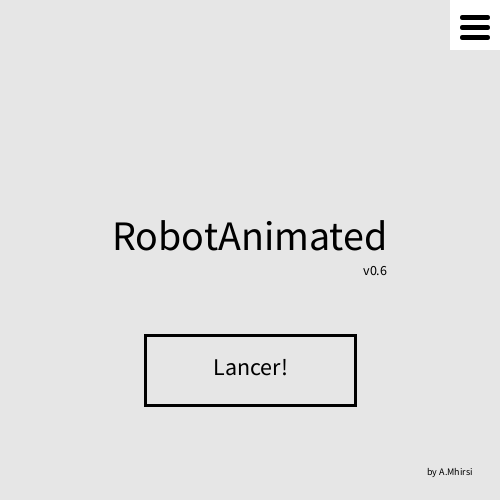
Frame 1 (no input)
Frame 60 (the mouse pressed at the canvas centre just before this capture): identical to frame 1, image omitted
Frame 120 (the mouse held since frame 60 and released just before this capture): identical to frame 1, image omitted

The Processing sketch that drew this single still picture (run headless with seeded random() and noise(); from frame 60 on, the mouse is pressed at the canvas centre):

// Processing sketch: RobotAnimated_v0_1
// ── RobotAnimated_v0_1.pde
// by Aziz M'HIRSI


//Classe
Dessin dessin;
Ester_egg ester;
Fonction fonct;
Menu menu;
Parametre param;



void setup() {

  size(500, 500);
  frameRate(60);
  
  param = new Parametre();
  dessin = new Dessin();
  fonct = new Fonction();
  menu = new Menu();
  
  param.xPosRobot = random(param.HitBox, width - param.HitBox);
  param.yPosRobot = random(param.HitBox, height - param.HitBox);
  menu.menuStart();
}


void draw() {
  if (param.menu == 1) {

    menu.menuStart();
  } else if (param.menu == 2) {

    menu.menuOption();
  } else {

    background(255);
    fonct.folieBg();
    fonct.optionDeDeplacement();
    menu.pause();
    stroke(2);

    if (param.ChoixRobot == 0) {

      dessin.r2d2();
    } else if (param.ChoixRobot == 1) {

      dessin.android();
    } else if (param.ChoixRobot == 2) {

      dessin.alienRand();
    } else {

      menu.error();
    }
  }
}



void mousePressed() {
  if (param.menu == 1) {

    cursor(ARROW);
    param.curseur = 1;

    if (mouseX > 450 && mouseX < 500 && mouseY < 50 && mouseY > 0 ) {

      param.menu = 2;
    } else if (mouseX > 145 && mouseX < 355 && mouseY < 405 && mouseY > 335) {

      param.menu = 0;
    }
  } else if (param.menu == 2) {

    if (mouseY > 140 && mouseY < 170) {

      if (mouseX > 75 && mouseX < 175) {

        menu.optionBouton1 = 200;
        menu.optionBouton2 = 255;
        menu.optionBouton3 = 255;
      } else if (mouseX > 200 && mouseX < 300) {

        menu.optionBouton1 = 255;
        menu.optionBouton2 = 200;
        menu.optionBouton3 = 255;
      } else if (mouseX > 325 && mouseX < 425) {

        menu.optionBouton1 = 255;
        menu.optionBouton2 = 255;
        menu.optionBouton3 = 200;
      }
    } else if (mouseY > 215 && mouseY < 245) {

      if (mouseX > 75 && mouseX < 175) {

        param.ChoixRobot = 0;
        menu.optionBouton4 = 200;
        menu.optionBouton5 = 255;
        menu.optionBouton6 = 255;
      } else if (mouseX > 200 && mouseX < 300) {

        param.ChoixRobot = 1;
        menu.optionBouton4 = 255;
        menu.optionBouton5 = 200;
        menu.optionBouton6 = 255;
      } else if (mouseX > 325 && mouseX < 425) {

        param.ChoixRobot = 2;
        menu.optionBouton4 = 255;
        menu.optionBouton5 = 255;
        menu.optionBouton6 = 200;
      }
    } else if (mouseY > 290 && mouseY < 320) {

      if (mouseX > 75 && mouseX < 175) {

        param.vDepla =1;
        menu.optionBouton7 = 200;
        menu.optionBouton8 = 255;
        menu.optionBouton9 = 255;
      } else if (mouseX > 200 && mouseX < 300) {

        param.vDepla =2;
        menu.optionBouton7 = 255;
        menu.optionBouton8 = 200;
        menu.optionBouton9 = 255;
      } else if (mouseX > 325 && mouseX < 425) {

        param.vDepla =5;
        menu.optionBouton7 = 255;
        menu.optionBouton8 = 255;
        menu.optionBouton9 = 200;
      }
    } else if (mouseY > 365 && mouseY < 395) {

      if (mouseX > 75 && mouseX < 175) {

        param.ModeDeSuivi = 0;
        menu.optionBouton10 = 200;
        menu.optionBouton11 = 255;
        menu.optionBouton12 = 255;
      } else if (mouseX > 200 && mouseX < 300) {

        param.ModeDeSuivi = 1;
        menu.optionBouton10 = 255;
        menu.optionBouton11 = 200;
        menu.optionBouton12 = 255;
      } else if (mouseX > 325 && mouseX < 425) {

        param.ModeDeSuivi = 2;
        menu.optionBouton10 = 255;
        menu.optionBouton11 = 255;
        menu.optionBouton12 = 200;
      }
    } else if (mouseY < 470 && mouseX < 355 && mouseY > 420 && mouseX > 145) {

      param.menu = 1;
      param.xOptionMouv = 0;
    }
  } else if (param.menu == 0 && param.curseur == 1) {

    noCursor();
    param.curseur = 0;
  } else {

    cursor(ARROW);
    param.curseur = 1;
  }
}



//Key Mapping
void keyPressed() {
  if (key == 's' || key == 'S') {       // Start and Stop

    if (param.ledStart == 0) {

      param.ledStart = 1;
      println("startup initiated...");
      println("Hello");
      param.curseur = 1;
      mousePressed();
      loop();
    } else {

      param.ledStart = 0;
      println("Shutdown...");
      param.curseur = 0;
      mousePressed();
      param.aie = 0;
      param.eye = 0;
      noLoop();
      draw();
    }
  } else if (key == 'p' || key == 'P' ) {       // Pause

    param.menu = 1;
    param.tuto = 0;
  } else if (key == CODED && param.ModeDeSuivi == 1) {        //Clavier 

    if (keyCode == UP) {

      param.yPosRobot -= param.vDepla*5 ;
    } else if (keyCode == DOWN) {

      param.yPosRobot += param.vDepla*5;
    } else if (keyCode == RIGHT) {

      param.xPosRobot += param.vDepla*5;
    } else if (keyCode == LEFT) {

      param.xPosRobot -= param.vDepla*5;
    }
  } else { 

    if (param.ledStart == 1) {
      println("Aie, cela fait mal!");
      param.aie++;
      fonct.folie();
    }
  }
}
// ── Dessin.pde
class Dessin 
{
  float x, y;
  int t;
  int alienMvt ;

  Dessin() 
  {
    this.x = param.xPosRobot;
    this.y = param.yPosRobot;
    this.t = param.t;
  }

  // Dessin R2D2
  void r2d2() {

    // le corps
    fill(200);
    rect(x -40, y -40, 80, 80);

    // les roues
    fill(20);
    ellipseMode(CORNER);
    ellipse(x -58, y +63, 16, 16);
    ellipse(x +42, y +63, 16, 16);
    fill(200);
    rect(x -60, y -20, 20, 90);
    rect(x +40, y -20, 20, 90);

    // la tête
    noFill();
    ellipseMode(CORNER);
    arc(x -40, y -80, 80, 80, PI, TWO_PI);
    fill(200);
    arc(x -20, y -60, 40, 40, PI, TWO_PI);

    // la caméra
    fill(param.eye, 0, 0);
    ellipseMode(CENTER);
    ellipse(x, y -50, 10, 10);

    // l'antenne
    line(param.xPrevPosRobot -40, param.yPrevPosRobot -80, x -40, y -40);

    // deco
    fill(220);
    strokeWeight(2);
    line(x -20, y -30, x +40, y -30);
    strokeWeight(1);
    rect(x -40, y -10, 30, 10);
    rect(x -10, y +05, 50, 10);  
    line(x -60, y, x -40, y);
    line(x +40, y, x +60, y);

    // led
    if (param.ledStart == 1) {

      fill( random(255), random(255), random(255));
      rect(x +10, y -20, 10, 10); 
      fill( random(255), random(255), random(255));
      rect(x +25, y -20, 10, 10);
      fill( random(255), random(255), random(255));
      rect(x -25, y +25, 10, 10);
    } else {

      fill(0, 0, 0);
      rect(x +10, y -20, 10, 10);
      fill(0, 0, 0);
      rect(x +25, y -20, 10, 10);
      fill(0, 0, 0);
      rect(x -25, y +25, 10, 10);
      param.ledTime = 0;
    }
  }

  // Dessin Android
  void android() {

    noStroke();
    rectMode(CENTER);
    fill(153, 205, 0);

    //Legs
    rect(x-20, y+40, 10, 40);
    rect(x+20, y+40, 10, 40);
    arc(x+20, y+60, 10, 10, 0, PI, PIE);
    arc(x-20, y+60, 10, 10, 0, PI, PIE);

    //Arms
    rect(x-55, y, 10, 50, 10, 10, 10, 10);
    rect(x+55, y, 10, 50, 10, 10, 10, 10);

    //Corps
    rect(x, y+5, 80, 65, 0, 0, 10, 10);

    //Head
    arc(x, y-35, 80, 65, PI, TWO_PI, CHORD);
    quad(x+19, y-60, x+26, y-75, x+28, y-75, x+21, y-60);
    quad(x-19, y-60, x-26, y-75, x-28, y-75, x-21, y-60);
    fill(param.eye, 0, 0);
    ellipse(x+17, y-50, 10, 10);
    ellipse(x-17, y-50, 10, 10);
  }

  void alien1() {
    background(0);
    noStroke();
    rectMode(CENTER);
    rect(x, y, 7*t, 4*t);
    rect(x+3*t, y+2.5*t, t, t);
    rect(x-3*t, y+2.5*t, t, t);
    rect(x+3*t, y-3.5*t, t, t);
    rect(x-3*t, y-3.5*t, t, t);
    rect(x+2*t, y-2.5*t, t, t);
    rect(x-2*t, y-2.5*t, t, t);
    fill(0);
    rect(x+2*t, y-0.5*t, t, t);
    rect(x-2*t, y-0.5*t, t, t);
    fill(255);
    if (alienMvt < 50) {
      rect(x+4*t, y, t, 2*t);
      rect(x-4*t, y, t, 2*t);
      rect(x+5*t, y+1.5*t, t, 3*t);
      rect(x-5*t, y+1.5*t, t, 3*t);
      rect(x+1.5*t, y+3.5*t, 2*t, t);
      rect(x-1.5*t, y+3.5*t, 2*t, t);
      alienMvt++;
    } else if (alienMvt >= 50 && alienMvt < 100) {
      rect(x+4*t, y+0.5*t, t, 3*t);
      rect(x-4*t, y+0.5*t, t, 3*t);
      rect(x+5*t, y-1*t, t, 4*t);
      rect(x-5*t, y-1*t, t, 4*t);
      rect(x+4*t, y+3.5*t, t, t);
      rect(x-4*t, y+3.5*t, t, t);
      alienMvt++;
    } 
    if (alienMvt == 100) {
      alienMvt = 0;
    }
  }

  void alien2() {
    background(0);
    fill(255);
    noStroke();
    rectMode(CENTER);
    rect(x, y, 8*t, 2*t);
    rect(x, y-2.5*t, 4*t, t);
    rect(x, y-3.5*t, 2*t, t); 
    rect(x, y-1.5*t, 6*t, t);
    if (alienMvt < 50) {
      rect(x+1.5*t, y+3.5*t, t, t); 
      rect(x+3.5*t, y+3.5*t, t, t);
      rect(x-1.5*t, y+3.5*t, t, t);
      rect(x-3.5*t, y+3.5*t, t, t);
      rect(x, y+2.5*t, 2*t, t);
      rect(x+1.5*t, y+1.5*t, 1*t, t); 
      rect(x-1.5*t, y+1.5*t, 1*t, t); 
      rect(x+2.5*t, y+2.5*t, 1*t, t); 
      rect(x-2.5*t, y+2.5*t, 1*t, t); 
      alienMvt++;
    } else if (alienMvt >= 50 && alienMvt < 100) {
      rect(x, y+1.5*t, 2*t, t);
      rect(x+2.5*t, y+1.5*t, 1*t, t); 
      rect(x-2.5*t, y+1.5*t, 1*t, t); 
      rect(x+3.5*t, y+2.5*t, 1*t, t); 
      rect(x-3.5*t, y+2.5*t, 1*t, t); 
      rect(x+2.5*t, y+3.5*t, t, t);
      rect(x-2.5*t, y+3.5*t, t, t);
      alienMvt++;
    }
    if (alienMvt == 100) {
      alienMvt = 0;
    }
    fill(0);
    rect(x-1.5*t, y-0.5*t, t, t);
    rect(x+1.5*t, y-0.5*t, t, t);
  }

  void alien3() {
    background(0);
    fill(255);
    noStroke();
    rectMode(CENTER);
    rect(x, y, 12*t, 3*t);
    rect(x, y-2*t, 10*t, t);
    rect(x, y-3*t, 4*t, t);
    rect(x, y+3*t, 2*t, t);
    if (alienMvt < 50) {
      rect(x-2*t, y+2*t, 2*t, t);
      rect(x+2*t, y+2*t, 2*t, t);
      rect(x-3*t, y+3*t, 2*t, t);
      rect(x+3*t, y+3*t, 2*t, t);
      rect(x-5*t, y+4*t, 2*t, t);
      rect(x+5*t, y+4*t, 2*t, t);
      alienMvt++;
    } else if (alienMvt >= 50 && alienMvt < 100) {
      rect(x-2.5*t, y+2*t, 3*t, t);
      rect(x+2.5*t, y+2*t, 3*t, t);
      rect(x-4*t, y+3*t, 2*t, t);
      rect(x+4*t, y+3*t, 2*t, t);
      rect(x-3*t, y+4*t, 2*t, t);
      rect(x+3*t, y+4*t, 2*t, t);
      alienMvt++;
    }
    if (alienMvt == 100) {
      alienMvt = 0;
    }
    fill(0);
    rect(x-2*t, y, 2*t, t);
    rect(x+2*t, y, 2*t, t);
  }

  void alienRand()
  {
    for (int i = 0; i < param.alienRandTab.length; i++) {
      if (param.alienRandTab[i] == 1) 
      {
        alien1();
      } else if (param.alienRandTab[i] == 2)
      {
        alien2();
      } else 
      {
        alien3();
      }
    }
  }
}
// ── Ester_egg.pde
class Ester_egg
{
}
// ── Fontion.pde
class Fonction
{
  int ModeDeSuivi, vy, vx;
  float x, y, xPre, yPre;
  int eye, aie, vDepla, HitBox, Timer;
  float alpha;

  Fonction()
  {
    this.x = param.xPosRobot; 
    this.y = param.yPosRobot; 
    this.xPre = param.xPrevPosRobot; 
    this.yPre = param.yPrevPosRobot;
    this.ModeDeSuivi = param.ModeDeSuivi;
    this.alpha = param.alpha;
    this.eye = param.eye;
    this.vDepla = param.vDepla;
    this.HitBox = param.HitBox;
    this.Timer = param.Timer;
  }

  // Choix du type déplacement
  void optionDeDeplacement() 
  {

    if (ModeDeSuivi == 0) 
    {

      //1- Sourie 
      x = mouseX;
      y = mouseY;
      xPre = pmouseX;
      yPre = pmouseY;
    } else if (ModeDeSuivi == 1) 
    {

      //2- Clavier
      xPre =  x;
      yPre =  y;
    } else if (ModeDeSuivi == 2) 
    {

      //3- Auto
      xPre = x;
      yPre = y;
      float vx =  vDepla * cos( alpha);
      float vy =  vDepla * sin( alpha);
      x +=  vx;
      y +=  vy;

      if ( x <  HitBox) 
      {

        alpha = random(-PI/2, PI/2);
      } else if ( x > width- HitBox)
      {

        alpha = random(PI/2, 3*PI/2);
      } else if ( y <  HitBox ) 
      {

        alpha = random(PI);
      } else if ( y > height- HitBox) 
      {

        alpha = random(-PI);
      }

      if (x < HitBox || x > width -HitBox) 
      {

        vx = -vx;
      }
      if (y < HitBox || y > height -HitBox) 
      {

        vy = -vy;
      }
    } else 
    {
      menu.error();
    }
  }

  void timer(int t) 
  { 
    if (Timer == t) 
    {

      Timer = 0;
    } else {

      Timer++;
    }
  }


  //ester egg
  void folie() 
  {
    if (aie == 100) 
    {

      eye = 255;
      println("Start Program :Kill_all_Human\n...\n...\n...");
    }
    if (aie == 999) 
    {

      menu.error();
    }
  }


  // !! Provoque un ralentissement !!
  void folieBg() 
  {
    if (aie >= 666) 
    {
      for (int y = 0; y < height; y++) 
      {
        for (int x = 0; x < width; x++) 
        {

          fill( random(255), random(255), random(255));
          noStroke();
          rect(x*20, y*20, 20, 20);
        }
      }
    }
  }

  void Randomizer()
  {
    for (int i = 0; i < param.alienRandTab.length; i++)
    {
      param.alienRandTab[i] = int(random(1, 4));
    }
  }
}
// ── Menu.pde
class Menu
{
  int tuto, pauseCount, Timer, xOptionMouv, errorCount;
  float colorRed, colorGreen, colorBlue;
  int optionBouton1, optionBouton2, optionBouton3, optionBouton4, optionBouton5, optionBouton6, optionBouton7, optionBouton8, optionBouton9, optionBouton10, optionBouton11, optionBouton12, optionBoutonRetour;


  Menu()
  {
    this.tuto = param.tuto;
    this.pauseCount = param.pauseCount;
    this.Timer = param.Timer;
    this.xOptionMouv = param.xOptionMouv;
    this.errorCount = param.errorCount;
    this.colorRed = param.colorRed;
    this.colorGreen = param.colorGreen;
    this.colorBlue = param.colorBlue;
    optionBouton1 = 200;
    optionBouton2 = 255;
    optionBouton3 = 255;
    optionBouton4 = 200;
    optionBouton5 = 255;
    optionBouton6 = 255;
    optionBouton7 = 200;
    optionBouton8 = 255;
    optionBouton9 = 255;
    optionBouton10 = 200;
    optionBouton11 = 255;
    optionBouton12 = 255;
    this.optionBoutonRetour = param.optionBoutonRetour;
  }


  //Pause
  void pause() 
  {
    if (tuto == 1 && pauseCount < 255) 
    {
      fill(pauseCount);
      pauseCount +=  1;
      textAlign(CENTER);
      textSize(14);
      text("Appuyer sur 'P' pour revenir au Menu", width -180, 20, 180, 50);
    }
  }



  // Menu
  void menuStart() 
  {  
    int t = 5;

    rectMode(CORNER);
    background(230);
    fill(0);
    textAlign(CENTER);
    textSize(42);
    text("RobotAnimated", 250, 250);
    textSize(14);
    text("v0.6", 375, 275);
    textSize(10);
    text("by A.Mhirsi", 450, 475);
    fonct.timer(t);

    //Clignotement du bouton
    if (mouseX > 145 && mouseX < 355 && mouseY < 405 && mouseY > 335 && Timer == t) 
    {        
      fill(colorRed = random(0, 255), colorGreen = random(0, 255), colorBlue = random(0, 255));
    } else if (mouseX > 145 && mouseX < 355 && mouseY < 405 && mouseY > 335 && Timer != t) 
    {
      fill(colorRed, colorGreen, colorBlue);
    } else {
      noFill();
    }
    strokeWeight(3);
    stroke(0);
    rect(145, 335, 210, 70);
    noStroke();
    fill(255);
    rect(450, 0, 50, 50);
    fill(0);
    textSize(24);
    text("Lancer!", 250, 375);
    rect(460, 15, 30, 5, 5);
    rect(460, 25, 30, 5, 5);
    rect(460, 35, 30, 5, 5);
    xOptionMouv = -500;
  }


  // Option
  void menuOption() 
  {
    //Animation de la fenetre option 
    if (xOptionMouv < 0)
    { 
      xOptionMouv = xOptionMouv +10;
    } 

    noStroke();
    fill(255);
    rect(width-50-xOptionMouv, 0, 50, 50);
    fill(0);
    rect(width-40-xOptionMouv, 15, 30, 5, 5, 5, 5, 5);
    rect(width-40-xOptionMouv, 25, 30, 5, 5, 5, 5, 5);
    rect(width-40-xOptionMouv, 35, 30, 5, 5, 5, 5, 5);
    noStroke();
    fill(255);
    rect(0-xOptionMouv, 0, 500, 500);
    stroke(0);
    strokeWeight(3);
    fill(optionBoutonRetour);
    rect(145-xOptionMouv, 420, 210, 50);
    strokeWeight(2);
    fill(optionBouton1);
    rect(75-xOptionMouv, 140, 100, 30);
    fill(optionBouton2);
    rect(200-xOptionMouv, 140, 100, 30);
    fill(optionBouton3);
    rect(325-xOptionMouv, 140, 100, 30);
    fill(optionBouton4);
    rect(75-xOptionMouv, 215, 100, 30);
    fill(optionBouton5);
    rect(200-xOptionMouv, 215, 100, 30);
    fill(optionBouton6);
    rect(325-xOptionMouv, 215, 100, 30); 
    fill(optionBouton7);
    rect(75-xOptionMouv, 290, 100, 30);
    fill(optionBouton8);
    rect(200-xOptionMouv, 290, 100, 30);
    fill(optionBouton9);
    rect(325-xOptionMouv, 290, 100, 30);  
    fill(optionBouton10);
    rect(75-xOptionMouv, 365, 100, 30);
    fill(optionBouton11);
    rect(200-xOptionMouv, 365, 100, 30);
    fill(optionBouton12);
    rect(325-xOptionMouv, 365, 100, 30);
    fill(0);
    textAlign(CENTER);
    textSize(24);
    text("Options", 250-xOptionMouv, 50);
    text("Retour", 250-xOptionMouv, 450);
    textSize(14);
    text("Couleur du font de l'écran", 250-xOptionMouv, 125);
    text("Choix du Robot", 250-xOptionMouv, 200);
    text("Vitesse de Déplacement du Robot", 250-xOptionMouv, 275);
    text("Mode de Déplacement", 250-xOptionMouv, 350);
    textSize(12);
    text("Noir", 125-xOptionMouv, 160);
    text("Blanc", 250-xOptionMouv, 160);
    text("?", 375-xOptionMouv, 160);
    text("R2D2", 125-xOptionMouv, 235);
    text("Android", 250-xOptionMouv, 235);
    text("Alien", 375-xOptionMouv, 235);
    text("1 m/s", 125-xOptionMouv, 310);
    text("2 m/s", 250-xOptionMouv, 310);
    text("5 m/s", 375-xOptionMouv, 310);
    text("Sourie", 125-xOptionMouv, 385);
    text("Clavier", 250-xOptionMouv, 385);
    text("Auto", 375-xOptionMouv, 385);
  }


  // Message d'erreur
  void error() 
  {
    background(0);
    String[] word1 = { "abvfbvoqbdvbpqbvbpqziubvpi", "vbreI?voabvjad84qb6d65h4tqh", "irqjghNet46jq3wd1sr64tuq4+hqh", "jq5498kuteysj^qùkrsqkù$ù*h", "aoqpjbvpbMB46QR4H664vt65hd", "454ETVT00etbe4T+ETvV065<yr", "QBORY6q4b+qhTWEY><653jt<6erHQ00", "qy6rbuqb+e6bQ1ybE4BQer+y7eqr6B", "654T5q48yd+yNURLbqe7srtUNr4b", "q34r67-q+/79NMp:%svlVQem.+5yrt", "nitnYNQrnivyuIB6R1B6tzeET6ete", "oinbqyIQbt+565sqbtbrbthRBU+r5", "bqe,yornybrs5b16:u7p:oIHGfX4;utRDrq", "6usN?suTUBT>?SQrunq:ut6qBQBY+QREQ+3"};
    int index1 = int(random(word1.length));
    text(word1[index1], 10, 25, width-10, 20); 
    String[] word2 = { "abvfbvoqbdvbpqbvbpqziubvpi", "vbreI?voabvjad84qb6d65h4tqh", "irqjghNet46jq3wd1sr64tuq4+hqh", "jq5498kuteysj^qùkrsqkù$ù*h", "aoqpjbvpbMB46QR4H664vt65hd", "454ETVT00etbe4T+ETvV065<yr", "QBORY6q4b+qhTWEY><653jt<6erHQ00", "qy6rbuqb+e6bQ1ybE4BQer+y7eqr6B", "654T5q48yd+yNURLbqe7srtUNr4b", "q34r67-q+/79NMp:%svlVQem.+5yrt", "nitnYNQrnivyuIB6R1B6tzeET6ete", "oinbqyIQbt+565sqbtbrbthRBU+r5", "bqe,yornybrs5b16:u7p:oIHGfX4;utRDrq", "6usN?suTUBT>?SQrunq:ut6qBQBY+QREQ+3"};
    int index2 = int(random(word2.length));  
    text(word2[index2], 10, 10, width-10, 20);
    text("Error ...", 10, 60, width-10, 20);
    text("Please check the option and restart the application ...", 10, 80, width-10, 30);
    String[] word3 = { "abvfbvoqbdvbpqbvbpqziubvpi", "vbreI?voabvjad84qb6d65h4tqh", "irqjghNet46jq3wd1sr64tuq4+hqh", "jq5498kuteysj^qùkrsqkù$ù*h", "aoqpjbvpbMB46QR4H664vt65hd", "454ETVT00etbe4T+ETvV065<yr", "QBORY6q4b+qhTWEY><653jt<6erHQ00", "qy6rbuqb+e6bQ1ybE4BQer+y7eqr6B", "654T5q48yd+yNURLbqe7srtUNr4b", "q34r67-q+/79NMp:%svlVQem.+5yrt", "nitnYNQrnivyuIB6R1B6tzeET6ete", "oinbqyIQbt+565sqbtbrbthRBU+r5", "bqe,yornybrs5b16:u7p:oIHGfX4;utRDrq", "6usN?suTUBT>?SQrunq:ut6qBQBY+QREQ+3"};
    int index3 = int(random(word3.length));  
    text(word3[index3], 10, 135, width-10, 20);
    String[] word4 = { "abvfbvoqbdvbpqbvbpqziubvpi", "vbreI?voabvjad84qb6d65h4tqh", "irqjghNet46jq3wd1sr64tuq4+hqh", "jq5498kuteysj^qùkrsqkù$ù*h", "aoqpjbvpbMB46QR4H664vt65hd", "454ETVT00etbe4T+ETvV065<yr", "QBORY6q4b+qhTWEY><653jt<6erHQ00", "qy6rbuqb+e6bQ1ybE4BQer+y7eqr6B", "654T5q48yd+yNURLbqe7srtUNr4b", "q34r67-q+/79NMp:%svlVQem.+5yrt", "nitnYNQrnivyuIB6R1B6tzeET6ete", "oinbqyIQbt+565sqbtbrbthRBU+r5", "bqe,yornybrs5b16:u7p:oIHGfX4;utRDrq", "6usN?suTUBT>?SQrunq:ut6qBQBY+QREQ+3"};
    int index4 = int(random(word4.length));  
    text(word4[index4], 10, 150, width-10, 20);
    delay(50);
    errorCount  = errorCount+1 ;
    if (errorCount == 1200) {
      exit();
    }
  }
}
// ── Parametre.pde
class Parametre
{

  //variable 
  int[] alienRandTab;
  int ledStart;
  int curseur = 0;
  int eye = 0;
  int kill = 0;
  int aie = 0;
  int t = 10;
  int HitBox = 80;
  int ledTime = 0;
  int errorCount = 0;
  int menu = 1;
  int Timer;
  int xOptionMouv = -500;

  int optionBoutonRetour = 255;
  int pauseCount = 0;
  float colorRed = 230;
  float colorGreen = 230;
  float colorBlue = 230;
  float alpha;
  float xPosRobot;
  float yPosRobot;
  float xPrevPosRobot;
  float yPrevPosRobot;

  //Parametrage 
  int ModeDeSuivi = 0; // 0 = sourie; 1 = clavier; 2 = auto
  int vDepla = 2;
  int ChoixRobot = 0; // 0 = R2D2 ; 1= Android ; 2 = Alien
  int tuto = 1;

  Parametre() 
  {
    //variable 
    alienRandTab = new int[10];
    ledStart = 1;
    curseur = 0;
    eye = 0;
    kill = 0;
    aie = 0;
    HitBox = 80;
    ledTime = 0;
    errorCount = 0;
    menu = 1;
    xOptionMouv = -500;
    pauseCount = 0;
    colorRed = 230;
    colorGreen = 230;
    colorBlue = 230;
  }
}
